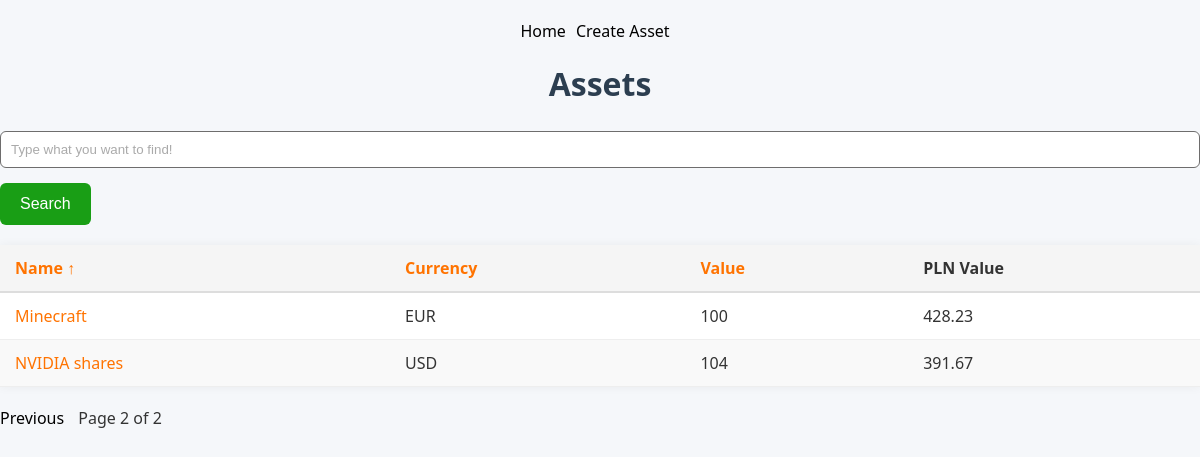
The page /assets?page=2&search=&sort=name&order=asc on the database its author committed.
### base.py (models this page shows)
class Asset(db.Model): # Majątek
  __tablename__ = 'assets'
  id = db.Column(db.Integer, primary_key=True)
  name = db.Column(db.String(50), nullable=False)
  value = db.Column(db.Integer, nullable=False)
  currency = db.Column(db.String(3), nullable=False)
  is_pln = db.Column(db.Boolean, default=False)
  time_created = db.Column(db.DateTime(timezone=True), default=lambda: datetime.now(LOCAL_TIMEZONE))
  time_updated = db.Column(db.DateTime(timezone=True), onupdate=lambda: datetime.now(LOCAL_TIMEZONE))

### app.py (the view, shortened to what this page needs)
@app.route("/assets")
def asset_list():
    search = request.args.get("search", "", type=str)
    sort_by = request.args.get("sort", "name", type=str)
    order = request.args.get("order", "asc", type=str)
    page = request.args.get("page", 1, type=int)
    query = db.select(Asset)
    sort_column = getattr(Asset, sort_by, Asset.name)
    if order == "desc":
        sort_column = sort_column.desc()
    query = query.order_by(sort_column)
    assets_paginated = db.paginate(query, page=page, per_page=5, error_out=False)
    latest_date = db.session.execute(
        db.select(Rate.date).order_by(desc(Rate.date))
    ).scalars().first()
    rate_map = {}
    if latest_date:
        rates = db.session.execute(
            db.select(Rate).filter(Rate.date == latest_date)
        ).scalars().all()
        rate_map = {rate.code: rate.rate for rate in rates}
    asset_data = []
    for asset in assets_paginated.items:
        pln_value = asset.value
        if not asset.is_pln:
            rate = rate_map.get(asset.currency)
            if rate:
                pln_value = round(asset.value * rate, 2)
            elif asset.currency == "":
                pln_value = "Missing code"
            else:
                pln_value = 'Wrong code'
        asset_data.append((asset, pln_value))
    return render_template('asset/list.html',
                           assets=asset_data,
                           pagination=assets_paginated,
                           search=search,
                           sort=sort_by,
                           order=order)

### templates/asset/list.html (shortened to what this page needs)
<!DOCTYPE html>
<html lang="en">
<head>
    <link rel="stylesheet" href="{{ url_for('static', filename='style.css') }}">
</head>
<body>
    <div class="nav-buttons">
        <a href="{{ url_for('home') }}">Home</a>
        <a href="{{ url_for('asset_create') }}">Create Asset</a>
    </div>
    <h1>Assets</h1>
<form method="get" action="{{ url_for('asset_list') }}">
    <input type="text" name="search" placeholder="Type what you want to find!" value="{{ search }}">
    <button type="submit">Search</button>
</form>
<table id = 'data' class="table-striped">
    <thead>
    <tr>
        {% for col in ["name", "currency", "value"] %}
            <th>
                <a href="{{ url_for('asset_list', search=search, sort=col, order='asc' if order=='desc' or sort != col else 'desc') }}">
                    {{ col.capitalize() }}
                    {% if sort == col %}
                        {{ "↑" if order == "asc" else "↓" }}
                    {% endif %}
                </a>
            </th>
        {% endfor %}
        <th>PLN Value</th>
    </tr>
    </thead>
    <tbody>
    {% for asset, pln_value in assets %}
        <tr>
            <td><a href="{{ url_for('asset_detail', id=asset.id) }}">{{ asset.name }}</a></td>
            <td>{{ asset.currency }}</td>
            <td>{{ asset.value }}</td>
            <td>{{ pln_value }}</td>
        </tr>
    {% endfor %}
    </tbody>
</table>
    <div class="pagination">
        {% if pagination.has_prev %}
            <a href="{{ url_for('asset_list', page=pagination.prev_num, search=search, sort=sort, order=order) }}">Previous</a>
        {% endif %}
        <span>Page {{ pagination.page }} of {{ pagination.pages }}</span>
    </div>
</body>
</html>

### static/style.css (style rules this page uses)
body { font-family: 'Segoe UI', Tahoma, Geneva, Verdana, sans-serif; background-color: #f5f7fa; color: #333; margin: 0; padding: 0; }
h1 { color: #2c3e50; text-align: center; margin-top: 20px; }
input { width: 100%; padding: 10px; margin-top: 5px; margin-bottom: 15px; border: 1px solid #6e6d6d; border-radius: 6px; box-sizing: border-box; }
.nav-buttons { padding-top: 20px; display: flex; flex-direction: row; justify-content: center; align-items: center; width: 100%; }
button { background-color: #199e15; color: white; padding: 12px 20px; border: none; border-radius: 6px; cursor: pointer; font-size: 16px; }
a { text-decoration: none; color: #000000; margin-right: 10px; }
input[type="text"]::placeholder { color: #aaa; }
table#data { width: 100%; border-collapse: collapse; font-family: 'Segoe UI', Tahoma, sans-serif; font-size: 16px; margin: 20px 0; background-color: #fff; box-shadow: 0 0 10px rgba(0, 0, 0, 0.05); }
table#data thead { background-color: #f5f5f5; color: #333; }
table#data thead th { padding: 12px 15px; text-align: left; border-bottom: 2px solid #ddd; }
table#data tbody td { padding: 12px 15px; border-bottom: 1px solid #eee; }
table#data.table-striped tbody tr:nth-child(even) { background-color: #f9f9f9; }
table#data a { color: #ff7300; text-decoration: none; }

### rows shown on the page
Asset: name "Minecraft", currency "EUR", value "100", pln_value "428.23"
Asset: name "NVIDIA shares", currency "USD", value "104", pln_value "391.67"

### other values the page prints
{{ col.capitalize() }} "Name" "Currency" "Value"
{{ "↑" if order == "asc" else "↓" }} "↑"
{{ pagination.page }} "2"
{{ pagination.pages }} "2"
